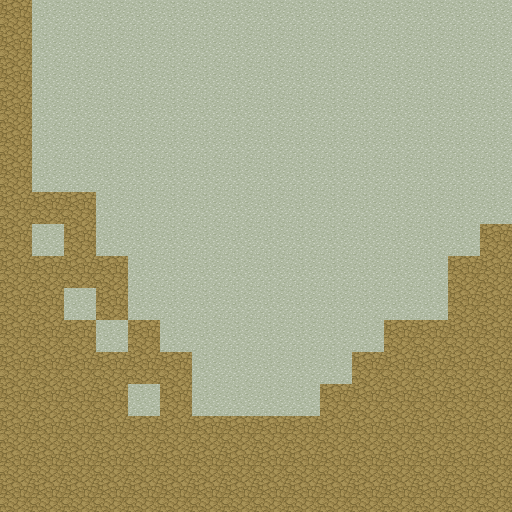

This game map was drawn from its Tiled (.tmx) file and the tilesets committed beside it. A one-line description and the full map source follow:
An orthogonal 16x16 tile map with 32x32 px tiles, 1 tile layer (Tile Layer 1), 2 tilesets.

<map version="1.5" tiledversion="1.7.0" orientation="orthogonal" renderorder="right-down" width="16" height="16" tilewidth="32" tileheight="32" infinite="0" nextlayerid="2" nextobjectid="1">
 <tileset firstgid="1" source="dirt_brown.tsx" />
 <tileset firstgid="2" source="dirt_grey.tsx" />
 <layer id="1" name="Tile Layer 1" width="16" height="16">
  <data encoding="csv">
1,2,2,2,2,2,2,2,2,2,2,2,2,2,2,2,
1,2,2,2,2,2,2,2,2,2,2,2,2,2,2,2,
1,2,2,2,2,2,2,2,2,2,2,2,2,2,2,2,
1,2,2,2,2,2,2,2,2,2,2,2,2,2,2,2,
1,2,2,2,2,2,2,2,2,2,2,2,2,2,2,2,
1,2,2,2,2,2,2,2,2,2,2,2,2,2,2,2,
1,1,1,2,2,2,2,2,2,2,2,2,2,2,2,2,
1,2,1,2,2,2,2,2,2,2,2,2,2,2,2,1,
1,1,1,1,2,2,2,2,2,2,2,2,2,2,1,1,
1,1,2,1,2,2,2,2,2,2,2,2,2,2,1,1,
1,1,1,2,1,2,2,2,2,2,2,2,1,1,1,1,
1,1,1,1,1,1,2,2,2,2,2,1,1,1,1,1,
1,1,1,1,2,1,2,2,2,2,1,1,1,1,1,1,
1,1,1,1,1,1,1,1,1,1,1,1,1,1,1,1,
1,1,1,1,1,1,1,1,1,1,1,1,1,1,1,1,
1,1,1,1,1,1,1,1,1,1,1,1,1,1,1,1
</data>
 </layer>
</map>